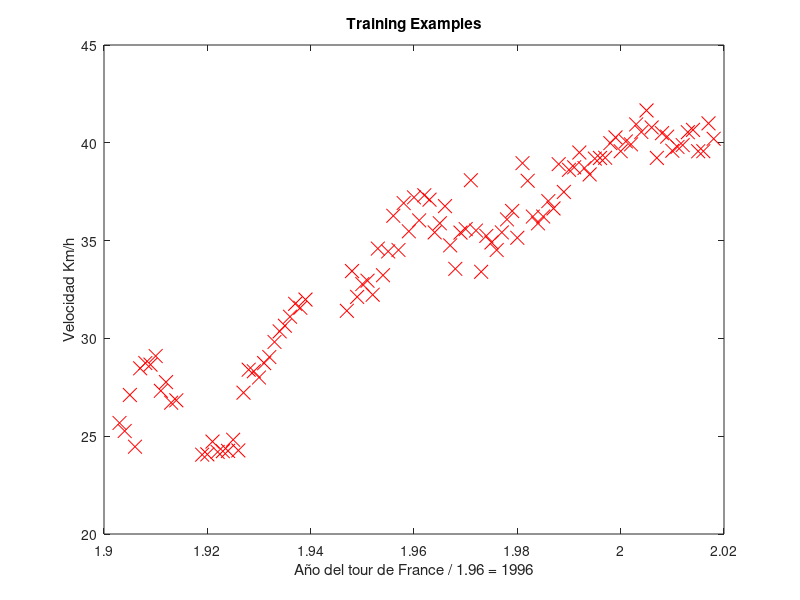

Reproduce this figure in MATLAB. (Note: this script raises an error after producing the figure.)
clear ; close all; clc
data = csvread('average_tourdefrance_speeds_1903_2018.csv')
data(1,:) = [];
X = data(:, 1)
m = length(X)

y = data(:,2)
theta = zeros(2,1)
iterations = 11900;  % Iterations needed for Gradient Descent
alpha = 0.41;  

plot(X, y, 'rx', 'MarkerSize', 10);
title('Training Examples');
xlabel('Año del tour de France / 1.96 = 1996');
ylabel('Velocidad Km/h');
% cost = funcCosto(X, y, theta, m)
XcostFunc = [ones(m, 1), X];
verdaderosTheta = gradienteDesc(theta, XcostFunc, y,alpha, m, iterations)
% funcCosto(X, y, verdaderosTheta', m)



% plot(X, y, 'rx', 'MarkerSize', 10);
% title('Training Examples');
hold on;
newY = XcostFunc * verdaderosTheta;
plot(X, newY, '-');
hold off
fprintf('para el 2020 nosotros predecimos una velocidad de %f\n',...
    [1, 2.020] * verdaderosTheta);